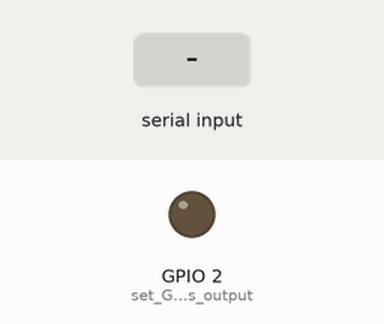
Recording of a program running on a simulated ESP32. On the bench: output pins drawn as LEDs (lit = HIGH). Inputs (shaded band) come from the test bench. Nothing arrives over Bluetooth unless stated.

Above: at 1.2 s.
1.3 s: "1" received over the second serial link
At 1.8 s:
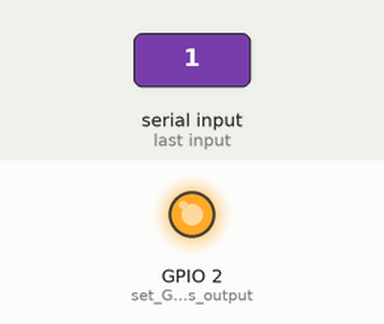
2.8 s: "0" received over the second serial link
At 3.4 s:
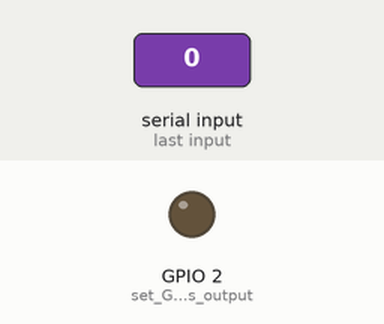
Timing chart, 0 to 5.8 s (numbered marks = the images above; inputs shaded):
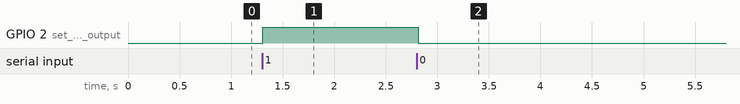

Measured:
- after the input at 1.3 s, GPIO 2 (set_GPIO_2_as_output): LOW → HIGH at once
- after the input at 2.8 s, GPIO 2 (set_GPIO_2_as_output): HIGH → LOW at once

The program:

main.cpp
```cpp
#include <Arduino.h>
#include <BluetoothSerial.h>

/*
#if !defined(CONFIG_BT_ENABLED) || !defined(CONFIG_BLUEDROID_ENABLED)
#error Bluetooth is not enabled! Please run `make menuconfig` to and enable it
#endif
*/

BluetoothSerial SerialBT;


void setup() {
  Serial.begin(9600);

  SerialBT.begin("ESP32 LED"); //set the name of the Bluetooth module


  pinMode(2, OUTPUT); //set GPIO 2 as output


}


void loop() {


  if (SerialBT.available()) { //check if data is available


    char c = SerialBT.read(); //read the data


    if (c == '1') { //if the data is '1'


      digitalWrite(2, HIGH); //turn LED on


      SerialBT.println("LED on");


    }


    if (c == '0') { //if the data is '0'


      digitalWrite(2, LOW); //turn LED off


      SerialBT.println("LED off");


    }


  }


  delay(20); //delay for stability


}
```
